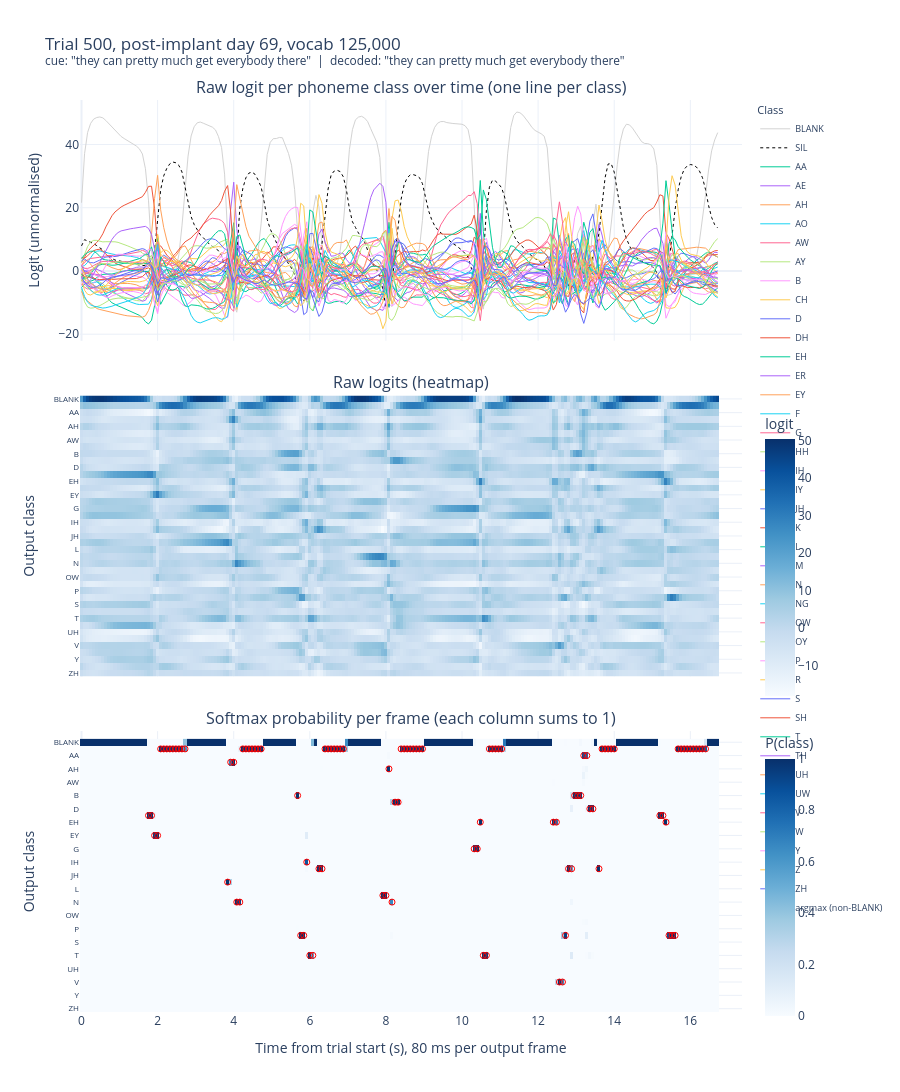

Here is the notebook cell this chart was saved with:
### Markdown cell above
### Phoneme logits for a second trial
- Cue "really well regulated" is decoded as "really well wreck a looted"; raw phonemes `R EH G Y AH L EY T AH D` come out as `R EH K AH L UW T AH D`
- Model output = 41 classes (`LOGIT_PHONE_DEF`): `BLANK` (CTC no-output), `SIL` (word boundary) and 39 ARPAbet phonemes
- x-axis: time from trial start; one output frame every 80 ms (20 ms neural bins, RNN stride 4)
- Top: raw logit of each class over time; `BLANK` is light grey and `SIL` is dotted black
- Middle: the same logits as a heatmap (class × time)
- Bottom: softmax over the 41 classes per frame, so each column sums to 1; red circles mark the most likely non-`BLANK` class

### Code cell
import plotly.graph_objects as go
from plotly.subplots import make_subplots

trl = 500
FRAME_S = 0.08  # one RNN output frame = 4 x 20 ms neural bins (stride 4)

logits = dat['decoded_logits'][trl]  # (n_frames, 41)
probs = np.exp(logits - logits.max(axis=1, keepdims=True))
probs /= probs.sum(axis=1, keepdims=True)
t = np.arange(logits.shape[0]) * FRAME_S

print(f"cue words:               {dat['cue_sentence'][trl]}")
print(f"cue phonemes:            {' '.join(dat['cue_sentence_phonemes'][trl]).replace('SIL',' | ')}")
print(f"decoded phonemes (raw):  {' '.join(dat['decoded_phonemes_raw'][trl]).replace('SIL',' | ')}")
print(f"decoded words:           {dat['decoded_sentence'][trl]}")
print(f"decoded phonemes:        {' '.join(dat['decoded_sentence_phonemes'][trl]).replace('SIL',' | ')}")

fig = make_subplots(
    rows=3, cols=1, shared_xaxes=True, vertical_spacing=0.06,
    row_heights=[0.3, 0.35, 0.35],
    subplot_titles=(
        'Raw logit per phoneme class over time (one line per class)',
        'Raw logits (heatmap)',
        'Softmax probability per frame (each column sums to 1)',
    ),
)

# line plot: BLANK and SIL drawn in grey/black so the phoneme traces stand out
for p, phone in enumerate(LOGIT_PHONE_DEF):
    line = dict(width=1)
    if phone == 'BLANK':
        line = dict(width=1, color='lightgrey')
    elif phone == 'SIL':
        line = dict(width=1, color='black', dash='dot')
    fig.add_trace(go.Scatter(
        x=t, y=logits[:, p], mode='lines', name=phone, line=line, legendgroup=phone,
        hovertemplate=f'{phone}<br>t = %{{x:.2f}} s<br>logit = %{{y:.2f}}<extra></extra>',
    ), row=1, col=1)

fig.add_trace(go.Heatmap(
    x=t, y=LOGIT_PHONE_DEF, z=logits.T, colorscale='Blues',
    colorbar=dict(title='logit', y=0.5, len=0.33),
    hovertemplate='%{y}<br>t = %{x:.2f} s<br>logit = %{z:.2f}<extra></extra>',
), row=2, col=1)

fig.add_trace(go.Heatmap(
    x=t, y=LOGIT_PHONE_DEF, z=probs.T, colorscale='Blues', zmin=0, zmax=1,
    colorbar=dict(title='P(class)', y=0.15, len=0.33),
    hovertemplate='%{y}<br>t = %{x:.2f} s<br>P = %{z:.3f}<extra></extra>',
), row=3, col=1)

# mark the argmax class at each frame (skipping BLANK) on the probability heatmap
top = probs.argmax(axis=1)
keep = top != 0
fig.add_trace(go.Scatter(
    x=t[keep], y=[LOGIT_PHONE_DEF[i] for i in top[keep]], mode='markers',
    marker=dict(symbol='circle-open', color='red', size=6), name='argmax (non-BLANK)',
    hovertemplate='argmax: %{y}<br>t = %{x:.2f} s<extra></extra>',
), row=3, col=1)

for r in (2, 3):
    fig.update_yaxes(title_text='Output class', autorange='reversed', tickfont=dict(size=8), row=r, col=1)
fig.update_yaxes(title_text='Logit (unnormalised)', row=1, col=1)
fig.update_xaxes(title_text=f'Time from trial start (s), {int(FRAME_S*1000)} ms per output frame', row=3, col=1)

fig.update_layout(
    height=1100, template='plotly_white', hovermode='closest',
    title=dict(text=(
        f'Trial {trl}, post-implant day {dat["post_implant_day"][trl]}, vocab {dat["vocab_size"][trl]:,}<br>'
        f'<sup>cue: "{dat["cue_sentence"][trl]}" &nbsp;|&nbsp; decoded: "{dat["decoded_sentence"][trl]}"</sup>'
    )),
    legend=dict(title='Class', font=dict(size=9), tracegroupgap=0),
)
fig.show()

### Figure 1 — Plotly figure (JSON) as saved in the notebook; plotly's stock layout.template omitted (floating-point values rounded to 4 significant figures; data arrays with more than 128 entries replaced by an {"elided": "..."} marker saying what was removed)
{"data": [{"hovertemplate": "BLANK<br>t = %{x:.2f} s<br>logit = %{y:.2f}<extra></extra>", "legendgroup": "BLANK", "line": {"color": "lightgrey", "width": 1}, "mode": "lines", "name": "BLANK", "type": "scatter", "x": {"elided": "210 float values"}, "xaxis": "x", "y": {"elided": "210 float values"}, "yaxis": "y"}, {"hovertemplate": "SIL<br>t = %{x:.2f} s<br>logit = %{y:.2f}<extra></extra>", "legendgroup": "SIL", "line": {"color": "black", "dash": "dot", "width": 1}, "mode": "lines", "name": "SIL", "type": "scatter", "x": {"elided": "210 float values"}, "xaxis": "x", "y": {"elided": "210 float values"}, "yaxis": "y"}, {"hovertemplate": "AA<br>t = %{x:.2f} s<br>logit = %{y:.2f}<extra></extra>", "legendgroup": "AA", "line": {"width": 1}, "mode": "lines", "name": "AA", "type": "scatter", "x": {"elided": "210 float values"}, "xaxis": "x", "y": {"elided": "210 float values"}, "yaxis": "y"}, {"hovertemplate": "AE<br>t = %{x:.2f} s<br>logit = %{y:.2f}<extra></extra>", "legendgroup": "AE", "line": {"width": 1}, "mode": "lines", "name": "AE", "type": "scatter", "x": {"elided": "210 float values"}, "xaxis": "x", "y": {"elided": "210 float values"}, "yaxis": "y"}, {"hovertemplate": "AH<br>t = %{x:.2f} s<br>logit = %{y:.2f}<extra></extra>", "legendgroup": "AH", "line": {"width": 1}, "mode": "lines", "name": "AH", "type": "scatter", "x": {"elided": "210 float values"}, "xaxis": "x", "y": {"elided": "210 float values"}, "yaxis": "y"}, {"hovertemplate": "AO<br>t = %{x:.2f} s<br>logit = %{y:.2f}<extra></extra>", "legendgroup": "AO", "line": {"width": 1}, "mode": "lines", "name": "AO", "type": "scatter", "x": {"elided": "210 float values"}, "xaxis": "x", "y": {"elided": "210 float values"}, "yaxis": "y"}, {"hovertemplate": "AW<br>t = %{x:.2f} s<br>logit = %{y:.2f}<extra></extra>", "legendgroup": "AW", "line": {"width": 1}, "mode": "lines", "name": "AW", "type": "scatter", "x": {"elided": "210 float values"}, "xaxis": "x", "y": {"elided": "210 float values"}, "yaxis": "y"}, {"hovertemplate": "AY<br>t = %{x:.2f} s<br>logit = %{y:.2f}<extra></extra>", "legendgroup": "AY", "line": {"width": 1}, "mode": "lines", "name": "AY", "type": "scatter", "x": {"elided": "210 float values"}, "xaxis": "x", "y": {"elided": "210 float values"}, "yaxis": "y"}, {"hovertemplate": "B<br>t = %{x:.2f} s<br>logit = %{y:.2f}<extra></extra>", "legendgroup": "B", "line": {"width": 1}, "mode": "lines", "name": "B", "type": "scatter", "x": {"elided": "210 float values"}, "xaxis": "x", "y": {"elided": "210 float values"}, "yaxis": "y"}, {"hovertemplate": "CH<br>t = %{x:.2f} s<br>logit = %{y:.2f}<extra></extra>", "legendgroup": "CH", "line": {"width": 1}, "mode": "lines", "name": "CH", "type": "scatter", "x": {"elided": "210 float values"}, "xaxis": "x", "y": {"elided": "210 float values"}, "yaxis": "y"}, {"hovertemplate": "D<br>t = %{x:.2f} s<br>logit = %{y:.2f}<extra></extra>", "legendgroup": "D", "line": {"width": 1}, "mode": "lines", "name": "D", "type": "scatter", "x": {"elided": "210 float values"}, "xaxis": "x", "y": {"elided": "210 float values"}, "yaxis": "y"}, {"hovertemplate": "DH<br>t = %{x:.2f} s<br>logit = %{y:.2f}<extra></extra>", "legendgroup": "DH", "line": {"width": 1}, "mode": "lines", "name": "DH", "type": "scatter", "x": {"elided": "210 float values"}, "xaxis": "x", "y": {"elided": "210 float values"}, "yaxis": "y"}, {"hovertemplate": "EH<br>t = %{x:.2f} s<br>logit = %{y:.2f}<extra></extra>", "legendgroup": "EH", "line": {"width": 1}, "mode": "lines", "name": "EH", "type": "scatter", "x": {"elided": "210 float values"}, "xaxis": "x", "y": {"elided": "210 float values"}, "yaxis": "y"}, {"hovertemplate": "ER<br>t = %{x:.2f} s<br>logit = %{y:.2f}<extra></extra>", "legendgroup": "ER", "line": {"width": 1}, "mode": "lines", "name": "ER", "type": "scatter", "x": {"elided": "210 float values"}, "xaxis": "x", "y": {"elided": "210 float values"}, "yaxis": "y"}, {"hovertemplate": "EY<br>t = %{x:.2f} s<br>logit = %{y:.2f}<extra></extra>", "legendgroup": "EY", "line": {"width": 1}, "mode": "lines", "name": "EY", "type": "scatter", "x": {"elided": "210 float values"}, "xaxis": "x", "y": {"elided": "210 float values"}, "yaxis": "y"}, {"hovertemplate": "F<br>t = %{x:.2f} s<br>logit = %{y:.2f}<extra></extra>", "legendgroup": "F", "line": {"width": 1}, "mode": "lines", "name": "F", "type": "scatter", "x": {"elided": "210 float values"}, "xaxis": "x", "y": {"elided": "210 float values"}, "yaxis": "y"}, {"hovertemplate": "G<br>t = %{x:.2f} s<br>logit = %{y:.2f}<extra></extra>", "legendgroup": "G", "line": {"width": 1}, "mode": "lines", "name": "G", "type": "scatter", "x": {"elided": "210 float values"}, "xaxis": "x", "y": {"elided": "210 float values"}, "yaxis": "y"}, {"hovertemplate": "HH<br>t = %{x:.2f} s<br>logit = %{y:.2f}<extra></extra>", "legendgroup": "HH", "line": {"width": 1}, "mode": "lines", "name": "HH", "type": "scatter", "x": {"elided": "210 float values"}, "xaxis": "x", "y": {"elided": "210 float values"}, "yaxis": "y"}, {"hovertemplate": "IH<br>t = %{x:.2f} s<br>logit = %{y:.2f}<extra></extra>", "legendgroup": "IH", "line": {"width": 1}, "mode": "lines", "name": "IH", "type": "scatter", "x": {"elided": "210 float values"}, "xaxis": "x", "y": {"elided": "210 float values"}, "yaxis": "y"}, {"hovertemplate": "IY<br>t = %{x:.2f} s<br>logit = %{y:.2f}<extra></extra>", "legendgroup": "IY", "line": {"width": 1}, "mode": "lines", "name": "IY", "type": "scatter", "x": {"elided": "210 float values"}, "xaxis": "x", "y": {"elided": "210 float values"}, "yaxis": "y"}, {"hovertemplate": "JH<br>t = %{x:.2f} s<br>logit = %{y:.2f}<extra></extra>", "legendgroup": "JH", "line": {"width": 1}, "mode": "lines", "name": "JH", "type": "scatter", "x": {"elided": "210 float values"}, "xaxis": "x", "y": {"elided": "210 float values"}, "yaxis": "y"}, {"hovertemplate": "K<br>t = %{x:.2f} s<br>logit = %{y:.2f}<extra></extra>", "legendgroup": "K", "line": {"width": 1}, "mode": "lines", "name": "K", "type": "scatter", "x": {"elided": "210 float values"}, "xaxis": "x", "y": {"elided": "210 float values"}, "yaxis": "y"}, {"hovertemplate": "L<br>t = %{x:.2f} s<br>logit = %{y:.2f}<extra></extra>", "legendgroup": "L", "line": {"width": 1}, "mode": "lines", "name": "L", "type": "scatter", "x": {"elided": "210 float values"}, "xaxis": "x", "y": {"elided": "210 float values"}, "yaxis": "y"}, {"hovertemplate": "M<br>t = %{x:.2f} s<br>logit = %{y:.2f}<extra></extra>", "legendgroup": "M", "line": {"width": 1}, "mode": "lines", "name": "M", "type": "scatter", "x": {"elided": "210 float values"}, "xaxis": "x", "y": {"elided": "210 float values"}, "yaxis": "y"}, {"hovertemplate": "N<br>t = %{x:.2f} s<br>logit = %{y:.2f}<extra></extra>", "legendgroup": "N", "line": {"width": 1}, "mode": "lines", "name": "N", "type": "scatter", "x": {"elided": "210 float values"}, "xaxis": "x", "y": {"elided": "210 float values"}, "yaxis": "y"}, {"hovertemplate": "NG<br>t = %{x:.2f} s<br>logit = %{y:.2f}<extra></extra>", "legendgroup": "NG", "line": {"width": 1}, "mode": "lines", "name": "NG", "type": "scatter", "x": {"elided": "210 float values"}, "xaxis": "x", "y": {"elided": "210 float values"}, "yaxis": "y"}, {"hovertemplate": "OW<br>t = %{x:.2f} s<br>logit = %{y:.2f}<extra></extra>", "legendgroup": "OW", "line": {"width": 1}, "mode": "lines", "name": "OW", "type": "scatter", "x": {"elided": "210 float values"}, "xaxis": "x", "y": {"elided": "210 float values"}, "yaxis": "y"}, {"hovertemplate": "OY<br>t = %{x:.2f} s<br>logit = %{y:.2f}<extra></extra>", "legendgroup": "OY", "line": {"width": 1}, "mode": "lines", "name": "OY", "type": "scatter", "x": {"elided": "210 float values"}, "xaxis": "x", "y": {"elided": "210 float values"}, "yaxis": "y"}, {"hovertemplate": "P<br>t = %{x:.2f} s<br>logit = %{y:.2f}<extra></extra>", "legendgroup": "P", "line": {"width": 1}, "mode": "lines", "name": "P", "type": "scatter", "x": {"elided": "210 float values"}, "xaxis": "x", "y": {"elided": "210 float values"}, "yaxis": "y"}, {"hovertemplate": "R<br>t = %{x:.2f} s<br>logit = %{y:.2f}<extra></extra>", "legendgroup": "R", "line": {"width": 1}, "mode": "lines", "name": "R", "type": "scatter", "x": {"elided": "210 float values"}, "xaxis": "x", "y": {"elided": "210 float values"}, "yaxis": "y"}, {"hovertemplate": "S<br>t = %{x:.2f} s<br>logit = %{y:.2f}<extra></extra>", "legendgroup": "S", "line": {"width": 1}, "mode": "lines", "name": "S", "type": "scatter", "x": {"elided": "210 float values"}, "xaxis": "x", "y": {"elided": "210 float values"}, "yaxis": "y"}, {"hovertemplate": "SH<br>t = %{x:.2f} s<br>logit = %{y:.2f}<extra></extra>", "legendgroup": "SH", "line": {"width": 1}, "mode": "lines", "name": "SH", "type": "scatter", "x": {"elided": "210 float values"}, "xaxis": "x", "y": {"elided": "210 float values"}, "yaxis": "y"}, {"hovertemplate": "T<br>t = %{x:.2f} s<br>logit = %{y:.2f}<extra></extra>", "legendgroup": "T", "line": {"width": 1}, "mode": "lines", "name": "T", "type": "scatter", "x": {"elided": "210 float values"}, "xaxis": "x", "y": {"elided": "210 float values"}, "yaxis": "y"}, {"hovertemplate": "TH<br>t = %{x:.2f} s<br>logit = %{y:.2f}<extra></extra>", "legendgroup": "TH", "line": {"width": 1}, "mode": "lines", "name": "TH", "type": "scatter", "x": {"elided": "210 float values"}, "xaxis": "x", "y": {"elided": "210 float values"}, "yaxis": "y"}, {"hovertemplate": "UH<br>t = %{x:.2f} s<br>logit = %{y:.2f}<extra></extra>", "legendgroup": "UH", "line": {"width": 1}, "mode": "lines", "name": "UH", "type": "scatter", "x": {"elided": "210 float values"}, "xaxis": "x", "y": {"elided": "210 float values"}, "yaxis": "y"}, {"hovertemplate": "UW<br>t = %{x:.2f} s<br>logit = %{y:.2f}<extra></extra>", "legendgroup": "UW", "line": {"width": 1}, "mode": "lines", "name": "UW", "type": "scatter", "x": {"elided": "210 float values"}, "xaxis": "x", "y": {"elided": "210 float values"}, "yaxis": "y"}, {"hovertemplate": "V<br>t = %{x:.2f} s<br>logit = %{y:.2f}<extra></extra>", "legendgroup": "V", "line": {"width": 1}, "mode": "lines", "name": "V", "type": "scatter", "x": {"elided": "210 float values"}, "xaxis": "x", "y": {"elided": "210 float values"}, "yaxis": "y"}, {"hovertemplate": "W<br>t = %{x:.2f} s<br>logit = %{y:.2f}<extra></extra>", "legendgroup": "W", "line": {"width": 1}, "mode": "lines", "name": "W", "type": "scatter", "x": {"elided": "210 float values"}, "xaxis": "x", "y": {"elided": "210 float values"}, "yaxis": "y"}, {"hovertemplate": "Y<br>t = %{x:.2f} s<br>logit = %{y:.2f}<extra></extra>", "legendgroup": "Y", "line": {"width": 1}, "mode": "lines", "name": "Y", "type": "scatter", "x": {"elided": "210 float values"}, "xaxis": "x", "y": {"elided": "210 float values"}, "yaxis": "y"}, {"hovertemplate": "Z<br>t = %{x:.2f} s<br>logit = %{y:.2f}<extra></extra>", "legendgroup": "Z", "line": {"width": 1}, "mode": "lines", "name": "Z", "type": "scatter", "x": {"elided": "210 float values"}, "xaxis": "x", "y": {"elided": "210 float values"}, "yaxis": "y"}, {"hovertemplate": "ZH<br>t = %{x:.2f} s<br>logit = %{y:.2f}<extra></extra>", "legendgroup": "ZH", "line": {"width": 1}, "mode": "lines", "name": "ZH", "type": "scatter", "x": {"elided": "210 float values"}, "xaxis": "x", "y": {"elided": "210 float values"}, "yaxis": "y"}, {"colorbar": {"len": 0.33, "title": {"text": "logit"}, "y": 0.5}, "colorscale": [[0, "rgb(247,251,255)"], [0.125, "rgb(222,235,247)"], [0.25, "rgb(198,219,239)"], [0.375, "rgb(158,202,225)"], [0.5, "rgb(107,174,214)"], [0.625, "rgb(66,146,198)"], [0.75, "rgb(33,113,181)"], [0.875, "rgb(8,81,156)"], [1, "rgb(8,48,107)"]], "hovertemplate": "%{y}<br>t = %{x:.2f} s<br>logit = %{z:.2f}<extra></extra>", "type": "heatmap", "x": {"elided": "210 float values"}, "xaxis": "x2", "y": ["BLANK", "SIL", "AA", "AE", "AH", "AO", "AW", "AY", "B", "CH", "D", "DH", "EH", "ER", "EY", "F", "G", "HH", "IH", "IY", "JH", "K", "L", "M", "N", "NG", "OW", "OY", "P", "R", "S", "SH", "T", "TH", "UH", "UW", "V", "W", "Y", "Z", "ZH"], "yaxis": "y2", "z": {"elided": "41x210 float values"}}, {"colorbar": {"len": 0.33, "title": {"text": "P(class)"}, "y": 0.15}, "colorscale": [[0, "rgb(247,251,255)"], [0.125, "rgb(222,235,247)"], [0.25, "rgb(198,219,239)"], [0.375, "rgb(158,202,225)"], [0.5, "rgb(107,174,214)"], [0.625, "rgb(66,146,198)"], [0.75, "rgb(33,113,181)"], [0.875, "rgb(8,81,156)"], [1, "rgb(8,48,107)"]], "hovertemplate": "%{y}<br>t = %{x:.2f} s<br>P = %{z:.3f}<extra></extra>", "type": "heatmap", "x": {"elided": "210 float values"}, "xaxis": "x3", "y": ["BLANK", "SIL", "AA", "AE", "AH", "AO", "AW", "AY", "B", "CH", "D", "DH", "EH", "ER", "EY", "F", "G", "HH", "IH", "IY", "JH", "K", "L", "M", "N", "NG", "OW", "OY", "P", "R", "S", "SH", "T", "TH", "UH", "UW", "V", "W", "Y", "Z", "ZH"], "yaxis": "y3", "z": {"elided": "41x210 float values"}, "zmax": 1, "zmin": 0}, {"hovertemplate": "argmax: %{y}<br>t = %{x:.2f} s<extra></extra>", "marker": {"color": "red", "size": 6, "symbol": "circle-open"}, "mode": "markers", "name": "argmax (non-BLANK)", "type": "scatter", "x": [1.76, 1.84, 1.92, 2.0, 2.08, 2.16, 2.24, 2.32, 2.4, 2.48, 2.56, 2.64, 2.72, 3.84, 3.92, 4.0, 4.08, 4.16, 4.24, 4.32, 4.4, 4.48, 4.56, 4.64, 4.72, 5.68, 5.76, 5.84, 5.92, 6.0, 6.08, 6.24, 6.32, 6.4, 6.48, 6.56, 6.64, 6.72, 6.8, 6.88, 7.92, 8.0, 8.08, 8.16, 8.24, 8.32, 8.4, 8.48, 8.56, 8.64, 8.72, 8.8, 8.88, 8.96, 10.32, 10.4, 10.48, 10.56, 10.64, 10.72, 10.8, 10.88, 10.96, 11.04, 12.4, 12.48, 12.56, 12.64, 12.72, 12.8, 12.88, 12.96, 13.04, 13.12, 13.2, 13.28, 13.36, 13.44, 13.6, 13.68, 13.76, 13.84, 13.92, 14.0, 15.2, 15.28, 15.36, 15.44, 15.52, 15.6, 15.68, 15.76, 15.84, 15.92, 16.0, 16.08, 16.16, 16.24, 16.32, 16.4], "xaxis": "x3", "y": ["DH", "DH", "EY", "EY", "SIL", "SIL", "SIL", "SIL", "SIL", "SIL", "SIL", "SIL", "SIL", "K", "AE", "AE", "N", "N", "SIL", "SIL", "SIL", "SIL", "SIL", "SIL", "SIL", "B", "R", "R", "IH", "T", "T", "IY", "IY", "SIL", "SIL", "SIL", "SIL", "SIL", "SIL", "SIL", "M", "M", "AH", "N", "CH", "CH", "SIL", "SIL", "SIL", "SIL", "SIL", "SIL", "SIL", "SIL", "G", "G", "EH", "T", "T", "SIL", "SIL", "SIL", "SIL", "SIL", "EH", "EH", "V", "V", "R", "IY", "IY", "B", "B", "B", "AA", "AA", "D", "D", "IY", "SIL", "SIL", "SIL", "SIL", "SIL", "DH", "DH", "EH", "R", "R", "R", "SIL", "SIL", "SIL", "SIL", "SIL", "SIL", "SIL", "SIL", "SIL", "SIL"], "yaxis": "y3"}], "layout": {"annotations": [{"font": {"size": 16}, "showarrow": false, "text": "Raw logit per phoneme class over time (one line per class)", "x": 0.5, "xanchor": "center", "xref": "paper", "y": 1, "yanchor": "bottom", "yref": "paper"}, {"font": {"size": 16}, "showarrow": false, "text": "Raw logits (heatmap)", "x": 0.5, "xanchor": "center", "xref": "paper", "y": 0.676, "yanchor": "bottom", "yref": "paper"}, {"font": {"size": 16}, "showarrow": false, "text": "Softmax probability per frame (each column sums to 1)", "x": 0.5, "xanchor": "center", "xref": "paper", "y": 0.308, "yanchor": "bottom", "yref": "paper"}], "height": 1100, "hovermode": "closest", "legend": {"font": {"size": 9}, "title": {"text": "Class"}, "tracegroupgap": 0}, "title": {"text": "Trial 500, post-implant day 69, vocab 125,000<br><sup>cue: \"they can pretty much get everybody there\" &nbsp;|&nbsp; decoded: \"they can pretty much get everybody there\"</sup>"}, "xaxis": {"anchor": "y", "domain": [0, 1], "matches": "x3", "showticklabels": false}, "xaxis2": {"anchor": "y2", "domain": [0, 1], "matches": "x3", "showticklabels": false}, "xaxis3": {"anchor": "y3", "domain": [0, 1], "title": {"text": "Time from trial start (s), 80 ms per output frame"}}, "yaxis": {"anchor": "x", "domain": [0.736, 1], "title": {"text": "Logit (unnormalised)"}}, "yaxis2": {"anchor": "x2", "autorange": "reversed", "domain": [0.368, 0.676], "tickfont": {"size": 8}, "title": {"text": "Output class"}}, "yaxis3": {"anchor": "x3", "autorange": "reversed", "domain": [0, 0.308], "tickfont": {"size": 8}, "title": {"text": "Output class"}}}}
